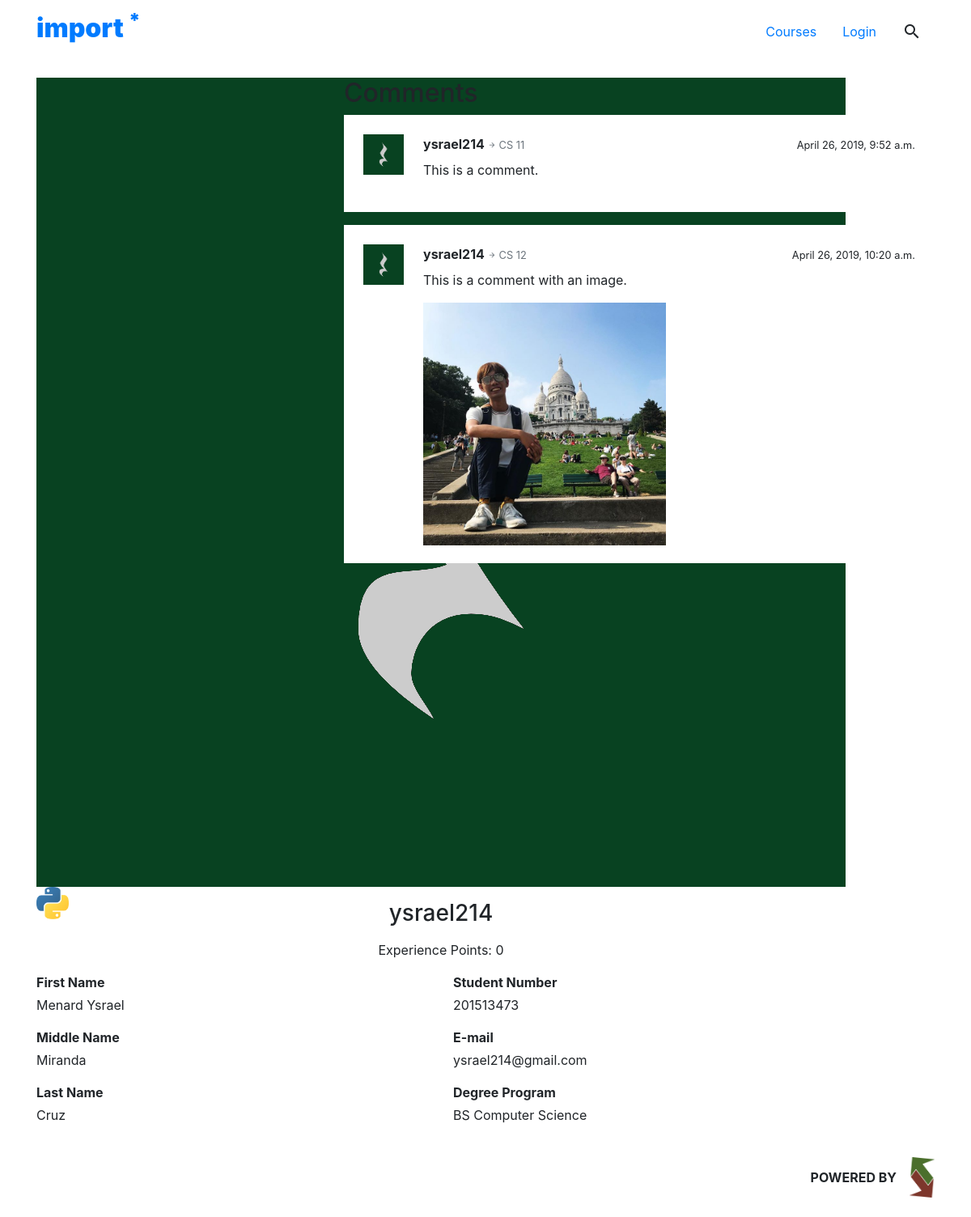
/u/ysrael214, run on the app's committed database.
### reviewer/models.py (models this page shows, shortened)
class ImportUser(AbstractUser):
	username = models.CharField("Username", max_length=30, primary_key=True)
	first_name = models.CharField("First Name", max_length=30)
	middle_name = models.CharField("Middle Name", max_length=30, null=True)
	last_name = models.CharField("Last Name", max_length=30)
	suffix = models.CharField("Suffix", max_length=10, blank=True, null=True)
	studentnum = models.PositiveIntegerField("Student Number", null=True)
	email = models.EmailField("E-mail", max_length=60)
	course = models.CharField("Course/Degree Program", max_length=60)
	is_superuser = models.BooleanField("Is SuperUser?", default=False)
	exp = models.PositiveIntegerField("Experience Points", default=0)
	prof_pic = models.FileField(verbose_name="Profile Picture", null=True, blank=True, upload_to=user_uploadto)
	fave_lang = models.ForeignKey(Language, on_delete=models.SET_NULL, null=True, blank=True, verbose_name="Favorite Language")

class Language(models.Model):
	name = models.CharField(max_length=20)
	image = models.FileField(verbose_name="Icon", upload_to=language_uploadto)

class Comment(models.Model):
	course_attr = models.ForeignKey(Course, on_delete=models.CASCADE)
	user_attr = models.ForeignKey(ImportUser, on_delete=models.CASCADE)
	body = models.CharField(max_length=140)
	image = models.FileField(verbose_name="Image", null=True, blank=True, upload_to=post_uploadto)
	date_posted = models.DateTimeField("Date Posted", default=timezone.now)

class Course(models.Model):
	name = models.CharField("Course Name", max_length=20)
	code = models.CharField("Course Code", max_length=10)
	number = models.CharField("Course Number", max_length=10)
	number_len = models.PositiveSmallIntegerField(default=1)
	title = models.CharField("Course Title", max_length=50)
	description = models.TextField("Course Description", blank=True)
	old_curr = models.BooleanField("Pre-2018 Curriculum Exclusive?", default=False)
	visible = models.BooleanField("Visible?", default=True)
	prereqs = models.ManyToManyField('self', blank=True, default=None)
	coreqs = models.ManyToManyField('self', blank=True, default=None)
	lastupdated = models.DateTimeField("Last Updated", default=timezone.now)

### reviewer/views.py (the view)
# urls.py: path('u/<str:username>', views.user, name="user"),
def user(request, username):
	user_filter = ImportUser.objects.filter(username=username)
	if (len(user_filter) > 0):
		comments = user_filter[0].comment_set.all()
		context = {'user_filt': user_filter[0], 'user_comments':comments }
		return render(request, 'reviewer/user.html', context)
	else:
		raise Http404("User does not exist.")

### reviewer/templates/reviewer/user.html (shortened to what this page needs)
{% extends 'reviewer/base.html' %}
{% block content %}
	<div class="container pt-5">
		<div class="row pt-5">
			<div class="col-lg-4 d-flex">
				<div class="mr-auto ml-lg-0 ml-auto d-flex flex-column">
					<div class="mx-auto" >
						<div class="position-absolute lang-badge">
							<img class="position-relative" src="{{user_filt.fave_lang.image.url}}" style="max-height: 40px;">
						</div>
					</div>
					<h3 class="h3 mx-auto my-3">{{user_filt.username}}</h3>
					<p class="mx-auto">Experience Points: {{user_filt.exp}}</p>
					<div class="row">
						<div class="col-6">
							<p class="font-weight-bold mb-1">First Name</p>
							<p>{{user_filt.first_name}}</p>
							{% if user_filt.middle_name != None %}
								<p class="font-weight-bold mb-1">Middle Name</p>
								<p>{{user_filt.middle_name}}</p>
							{% endif %}
							<p class="font-weight-bold mb-1">Last Name</p>
							<p>{{user_filt.last_name}}</p>
						</div>
						<div class="col-6">
							{% if user_filt.studentnum != None %}
								<p class="font-weight-bold mb-1">Student Number</p>
								<p>{{user_filt.studentnum}}</p>
							{% endif %}
							<p class="font-weight-bold mb-1">E-mail</p>
							<p>{{user_filt.email}}</p>
							{% if user_filt.course != None or user_filt.course != "" %}
								<p class="font-weight-bold mb-1">Degree Program</p>
								<p>{{user_filt.course}}</p>
							{% endif %}
						</div>
					</div>
				</div>
			</div>
			<div class="col-lg-8 comments" style="overflow-y: scroll; height: 75vh">
				<h2>Comments</h2>
				{% for comment in user_comments %}
					<div class="py-4 px-4 d-flex mb-3" style="background-color: white">
						<img class="user-pic" src="{{user_filt.prof_pic.url}}" style="height: 50px;width:50px">
						<p class="mx-4 d-flex flex-column">
							<span class="mb-2"><strong>{{comment.user_attr.username}}</strong> <a class="text-muted" href="{% url 'course' comment.course_attr.code|lower comment.course_attr.number  %}"><small><i class="material-icons" style="font-size: 0.75em">arrow_forward</i> {{comment.course_attr.name}}</small></a></span>
							{{comment.body}}
							{% if comment.image %}
								<img class="mt-3" style="max-height: 300px" src="{{comment.image.url}}">
							{% endif %}
						</p>
						<p class="ml-auto"><small>{{comment.date_posted}}</small></p>
					</div>
				{% endfor %}
			</div>
		</div>
	</div>
{% endblock %}

### data on the page
ImportUser: fave_lang.image (picture), username "ysrael214", exp "0", first_name "Menard Ysrael", middle_name "Miranda", last_name "Cruz", studentnum "201513473", email "ysrael214@gmail.com", course "BS Computer Science"
Comment: prof_pic (picture), user_attr.username "ysrael214", course_attr.name "CS 11", body "This is a comment.", date_posted "April 26, 2019, 9:52 a.m."
Comment: prof_pic (picture), user_attr.username "ysrael214", course_attr.name "CS 12", body "This is a comment with an image.", image (picture), date_posted "April 26, 2019, 10:20 a.m."
